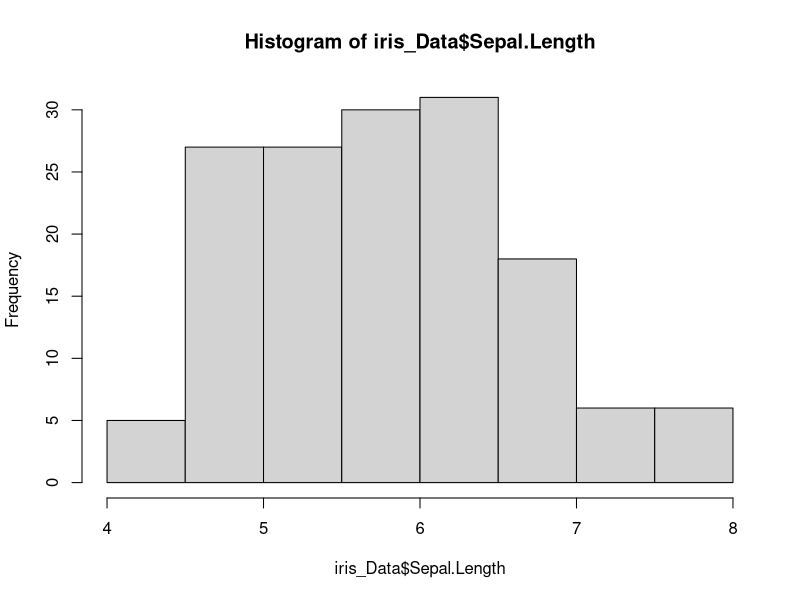
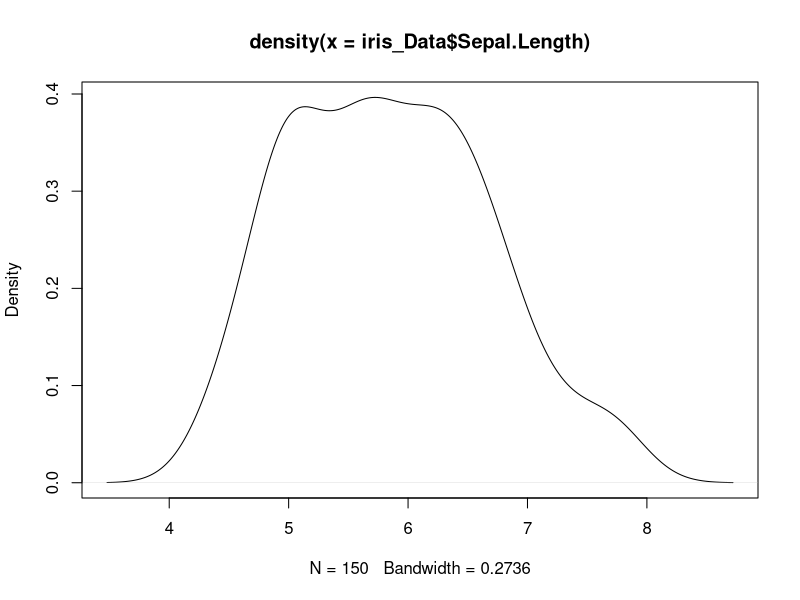
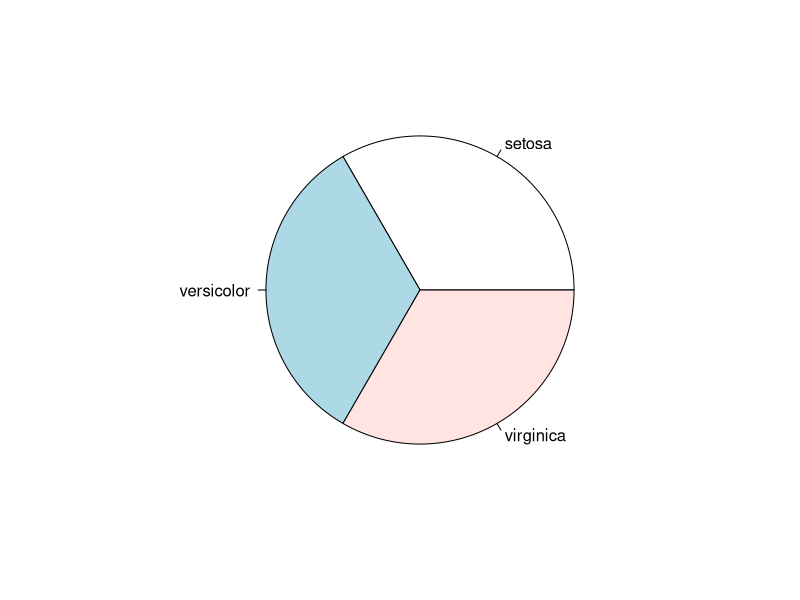
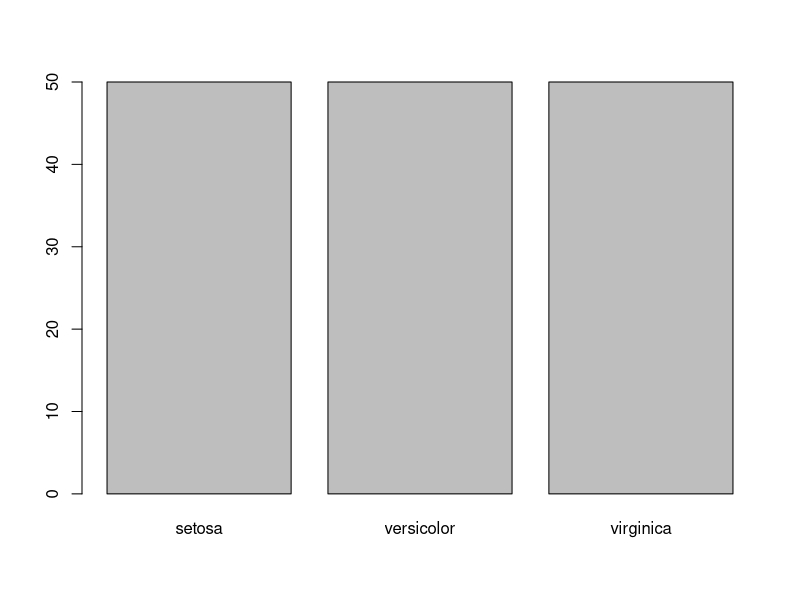

Write the R code that produced these figures, in order.
## ---- chunk 1
knitr::opts_chunk$set(echo = TRUE)
## ---- chunk 2
library(datasets)
data("iris")

iris_Data = iris

iris_Data
## ---- chunk 3
dim(iris_Data)
## ---- chunk 4
names(iris_Data)

## ---- chunk 5
str(iris_Data)
## ---- chunk 6
attributes(iris_Data)

## ---- chunk 7
summary(iris_Data)
## ---- chunk 8
var(iris_Data$Sepal.Length)
## ---- chunk 9
hist(iris_Data$Sepal.Length)
## ---- chunk 10
plot(density(iris_Data$Sepal.Length))
## ---- chunk 11
table(iris_Data$Species)
## ---- chunk 12
pie(table(iris_Data$Species))
## ---- chunk 13
barplot(table(iris_Data$Species))

## ---- chunk 14
cor(iris_Data$Sepal.Length, iris_Data$Petal.Length)
